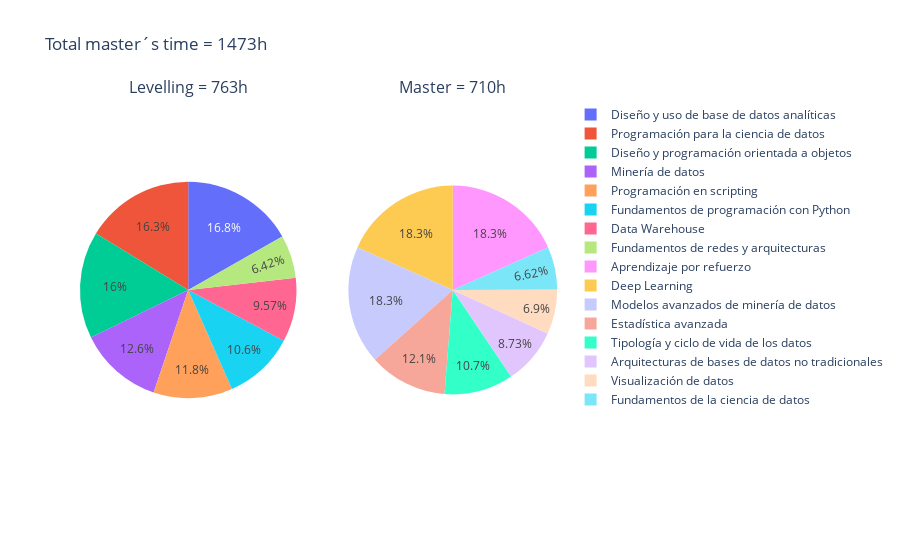

Here is the notebook cell this chart was saved with:
### Markdown cell above
### How much time will I devote to the leveling courses and how much to the master's degree courses as such?

### Code cell
# Plot scaled graphs
fig = make_subplots(1, 2, specs=[[{'type':'domain'}, {'type':'domain'}]],
                    subplot_titles=['Levelling = {:.0f}h'.format(
                        sum(df[df['Type'] == 'Levelling'][' Duration'])/60),
                                    'Master = {:.0f}h'.format(
                        sum(df[df['Type'] == 'Master'][' Duration'])/60)])
fig.add_trace(go.Pie(labels=df[df['Type'] == "Levelling"][' Assigned task'],
                     values=df[df['Type'] == "Levelling"][' Duration'].values/60,
                     scalegroup='one',
                     name="Levelling"), 1, 1)
fig.add_trace(go.Pie(labels=df[df['Type'] == "Master"][' Assigned task'],
                     values=df[df['Type'] == "Master"][' Duration'].values/60,
                     scalegroup='one',
                     name="Master"), 1, 2)

fig.update_layout(title_text='Total master´s time = {:.0f}h'.format(
    sum(df[' Duration'])/60))
fig.show()

### Figure 1 — Plotly figure (JSON) as saved in the notebook; plotly's stock layout.template omitted (floating-point values rounded to 4 significant figures)
{"data": [{"domain": {"x": [0, 0.45], "y": [0, 1]}, "labels": ["Data Warehouse", "Diseño y programación orientada a objetos", "Diseño y uso de base de datos analíticas", "Fundamentos de programación con Python", "Fundamentos de redes y arquitecturas", "Minería de datos", "Programación en scripting", "Programación para la ciencia de datos"], "name": "Levelling", "scalegroup": "one", "type": "pie", "values": [73, 122, 128, 81, 49, 96, 90, 124]}, {"domain": {"x": [0.55, 1], "y": [0, 1]}, "labels": ["Aprendizaje por refuerzo", "Arquitecturas de bases de datos no tradicionales", "Deep Learning", "Estadística avanzada", "Fundamentos de la ciencia de datos", "Modelos avanzados de minería de datos", "Tipología y ciclo de vida de los datos", "Visualización de datos"], "name": "Master", "scalegroup": "one", "type": "pie", "values": [130, 62, 130, 86, 47, 130, 76, 49]}], "layout": {"annotations": [{"font": {"size": 16}, "showarrow": false, "text": "Levelling = 763h", "x": 0.225, "xanchor": "center", "xref": "paper", "y": 1, "yanchor": "bottom", "yref": "paper"}, {"font": {"size": 16}, "showarrow": false, "text": "Master = 710h", "x": 0.775, "xanchor": "center", "xref": "paper", "y": 1, "yanchor": "bottom", "yref": "paper"}], "title": {"text": "Total master´s time = 1473h"}}}
